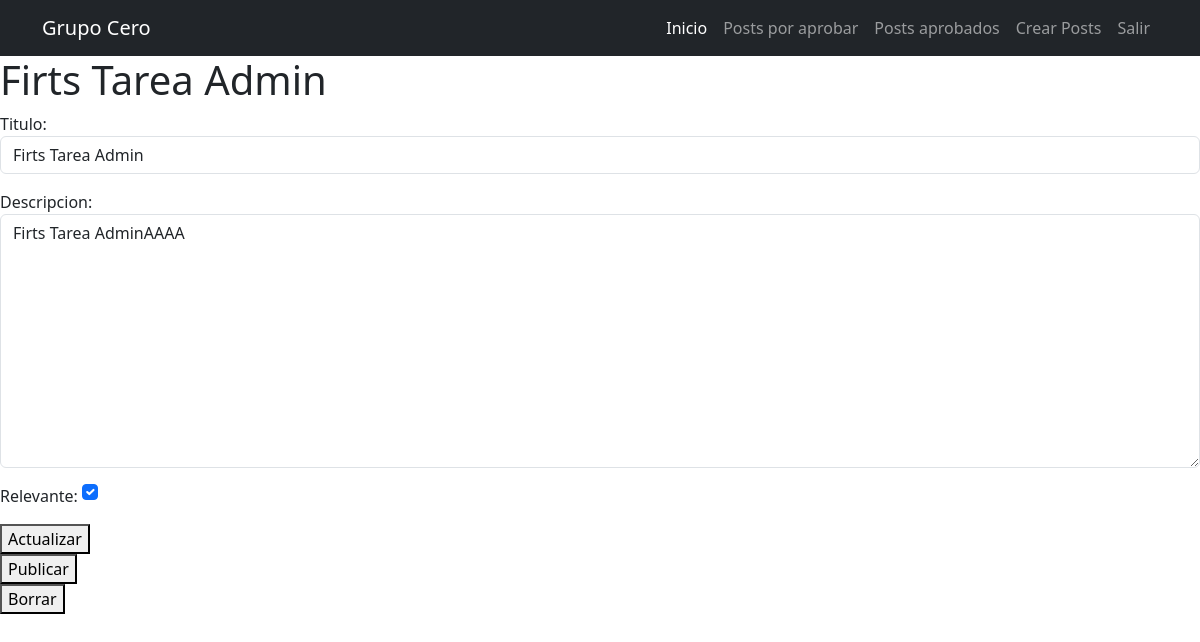
/posts/1/ (signed in), run on the app's committed database.
### posts/models.py (models this page shows, shortened)
class Post(models.Model):
    titulo = models.CharField(max_length=100)
    descripcion = models.TextField(blank=True)
    subida = models.DateTimeField(auto_now_add=True)
    dateaprobado = models.DateTimeField(null=True, blank=True)
    relevante = models.BooleanField(default=False)
    user = models.ForeignKey(User, on_delete=models.CASCADE)

### posts/views.py (the view, shortened to what this page needs)
# urls.py: path('posts/<int:post_id>/', views.post_detail, name='post_detail'),
def post_detail(request, post_id):
    if request.method == 'GET':
        post = get_object_or_404(Post, pk=post_id, user=request.user)
        form = PostForm(instance=post)
        return render(request, 'post_detail.html',{
            'post':post,
            'form': form
            })

### posts/forms.py
class PostForm(forms.ModelForm):
    class Meta:
        model = Post
        fields = ['titulo', 'descripcion', 'relevante']
        widgets = {
            'titulo': forms.TextInput(attrs={'class': 'form-control'}),
            'descripcion': forms.Textarea(attrs={'class': 'form-control'}),
            'relevante': forms.CheckboxInput(attrs={'class': 'form-check-input m-auto'}),
        }

### posts/templates/post_detail.html (shortened to what this page needs)
{% extends 'base.html' %}
{% block content%}
    <h1>{{post.titulo}}</h1>
    <form method="POST">
        {{form.as_p}}
        <button>
            Actualizar
        </button>
    </form>
    <form action="{% url 'published_post' post.id %}" method="POST">
        <button>
            Publicar
        </button>
    </form>
    <form action="{% url 'delete_post' post.id %}" method="POST">
        <button>
            Borrar
        </button>
    </form>
{% endblock %}

### data on the page
Post: titulo "Firts Tarea Admin", descripcion "Firts Tarea AdminAAAA", relevante "☑"
